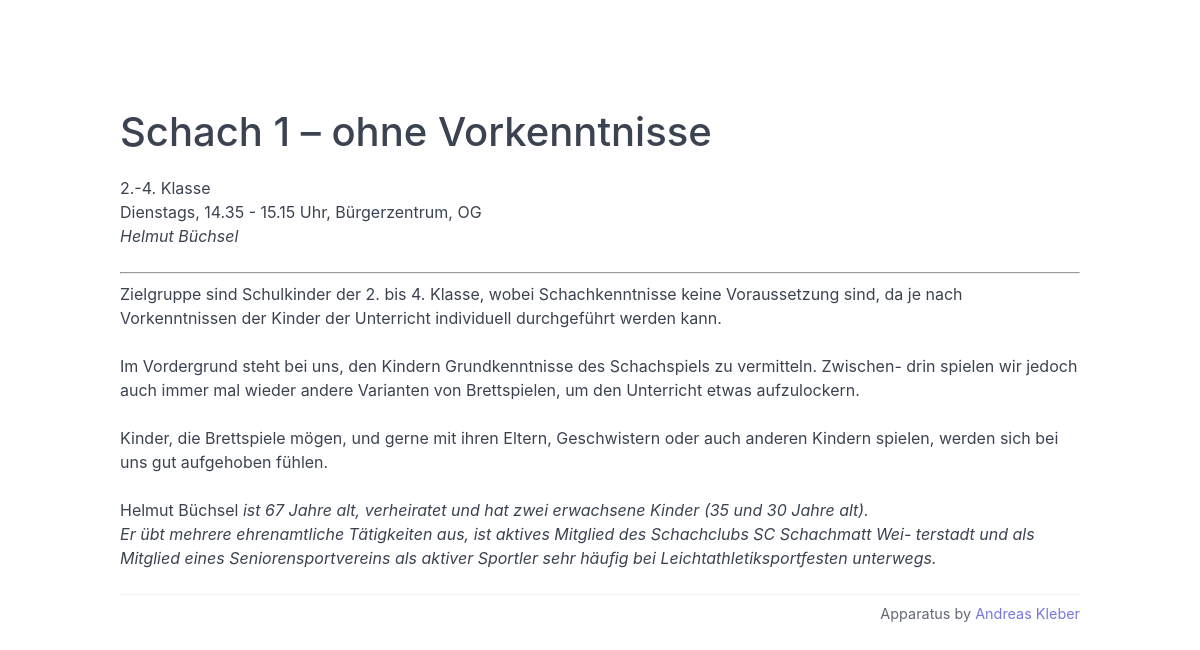
The page /activityAbout/1 on the database its author committed.
### tables this page shows
CREATE TABLE "activity" (
	"activityID"	INTEGER NOT NULL,
	"eventID"	INTEGER NOT NULL,
	"active"	INTEGER NOT NULL,
	"title"	TEXT NOT NULL,
	"description"	TEXT,
	"seats"	INTEGER,
	"creationDate"	TEXT NOT NULL,
	"lastChangedDate"	TEXT NOT NULL,
	PRIMARY KEY("activityID" AUTOINCREMENT)
);

### app/routes.py (the view)
@app.route("/activityAbout/<activityID>", methods=["GET"])
def activityAbout(activityID):
    cur = get_db().execute(
        "SELECT eventID, title, description FROM activity WHERE activityID = ?",
        (activityID,),
    )
    rv = cur.fetchone()
    if not rv:
        return abort(404)
    event_data = {}
    event_data["eventID"] = rv[0]
    activity_data = []
    a = {"title": rv[1], "description": markdown.markdown(rv[2])}
    activity_data.append(a)
    return render_template(
        "activityAbout.html", event_data=event_data, activity_data=activity_data
    )

### app/__init__.py (called while the page is built)
def get_db():
    db = getattr(g, "_database", None)
    if db is None:
        db = g._database = sqlite3.connect(DATABASE)
    return db

@app.teardown_appcontext
def close_connection(exception):
    db = getattr(g, "_database", None)
    if db is not None:
        db.close()

### app/templates/activityAbout.html
{% extends 'eventBase.html' %}
{% block content %}
<H1 class="text-left mt-2">{{ activity_data[0].title }}</H1>
<div>
    {{ activity_data[0].description | safe }}
</div>
{% endblock %}

### rows shown on the page
activity: title "Schach 1 – ohne Vorkenntnisse", description "2.-4. Klasse Dienstags, 14.35 - 15.15 Uhr, Bürgerzentrum, OG Helmut Büchsel Zielgruppe sind Schulkinder der 2. bis 4. Klasse, wobei Schachkenntnisse keine Voraussetzung sind, da je nach Vorkenntnissen der Kinder der Unterricht individuell durchgeführt werden kann. Im Vordergrund steht bei uns, den Kindern Grundkenntnisse des Schachspiels zu vermitteln. Zwischen- drin spielen wir jedoch auch immer mal wieder andere Varianten von Brettspielen, um den Unterricht etwas aufzulockern. Kinder, die Brettspiele mögen, und gerne mit ihren Eltern, Geschwistern oder auch anderen Kindern spielen, werden sich bei uns gut aufgehoben fühlen. Helmut Büchsel ist 67 Jahre alt, verheiratet und hat zwei…"
